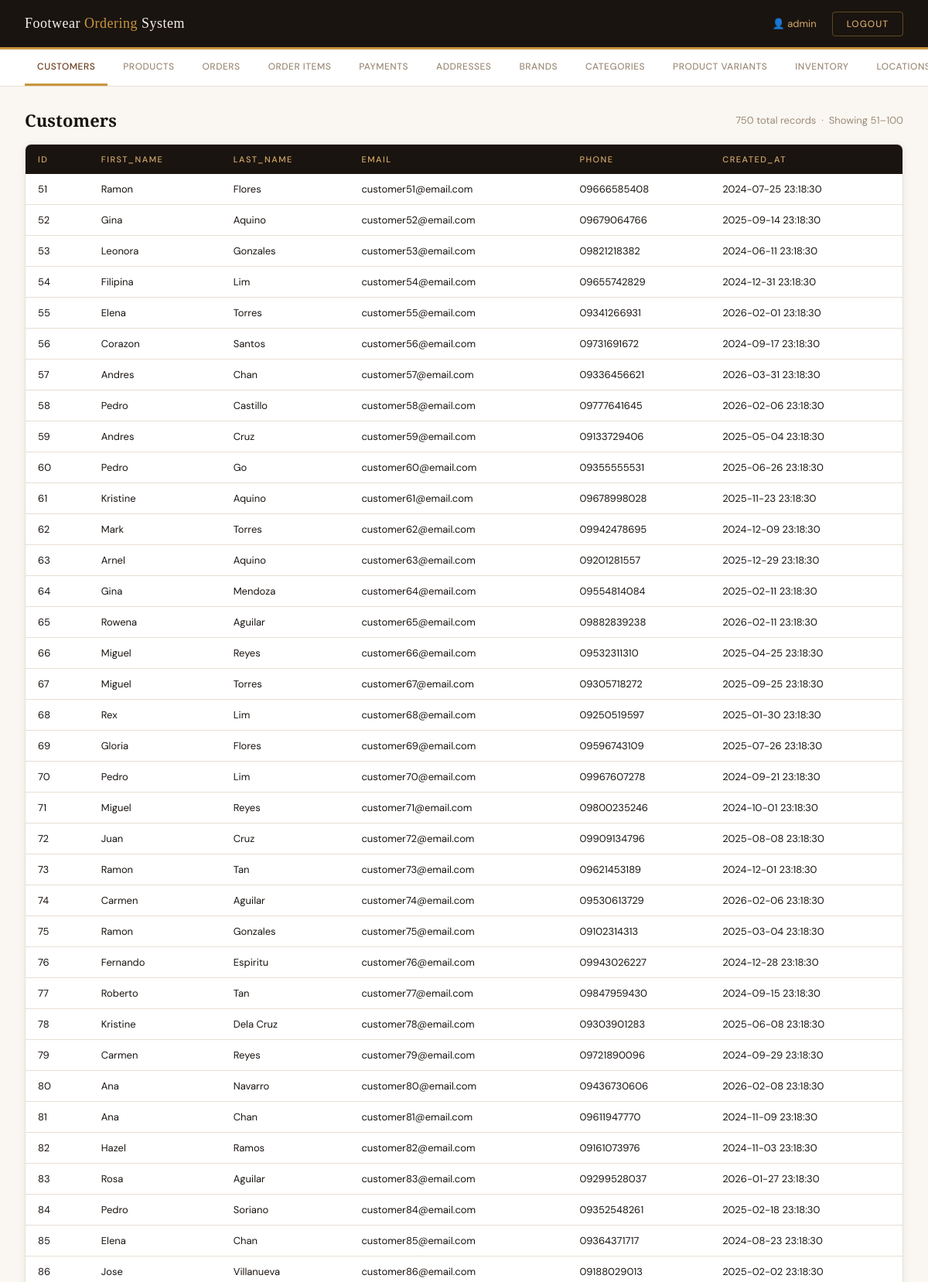
Screenshot of /view2.php?table=customers&page=2 (signed in, upper part) with the database file from the repository.
### tables this page shows
CREATE TABLE `customers` (
  `id` int(11) NOT NULL AUTO_INCREMENT,
  `first_name` varchar(80) NOT NULL,
  `last_name` varchar(80) NOT NULL,
  `email` varchar(150) NOT NULL,
  `phone` varchar(30) DEFAULT NULL,
  `created_at` timestamp NOT NULL DEFAULT current_timestamp(),
  PRIMARY KEY (`id`),
  UNIQUE KEY `email` (`email`)
);

### view2.php (the view, shortened to what this page needs)
<?php
$servername = getenv('MYSQLHOST')     ?: 'localhost';
$username   = getenv('MYSQLUSER')     ?: 'root';
$password   = getenv('MYSQLPASSWORD') ?: '';
$dbname     = getenv('MYSQLDATABASE') ?: 'footwear';
$port       = getenv('MYSQLPORT')     ?: 3306;
$conn = new mysqli($servername, $username, $password, $dbname, $port);
$table  = isset($_GET["table"]) ? $_GET["table"] : "customers";
$tables = ["customers","products","orders","order_items",
           "payments","addresses","brands","categories",
           "product_variants","inventory","locations"];
$limit       = 50;
$page        = isset($_GET["page"]) ? (int)$_GET["page"] : 1;
$offset      = ($page - 1) * $limit;
$total_result = $conn->query("SELECT COUNT(*) AS total FROM $table");
$total_row    = $total_result->fetch_assoc();
$total        = $total_row["total"];
$result = $conn->query("SELECT * FROM $table LIMIT $limit OFFSET $offset");
?>
<!DOCTYPE html>
<html lang="en">
<head>
</head>
<body>
<header>
    <div class="header-brand">Footwear <span>Ordering</span> System</div>
    <div class="header-right">
        <span class="header-user">👤 <?= htmlspecialchars($_SESSION["username"]) ?></span>
        <a href="logout.php" class="btn-logout">Logout</a>
    </div>
</header>
<nav class="table-nav">
    <?php foreach ($tables as $t): ?>
        <a href="?table=<?= $t ?>" <?= $t === $table ? 'class="active"' : '' ?>>
            <?= ucfirst(str_replace('_', ' ', $t)) ?>
        </a>
    <?php endforeach; ?>
</nav>
<main>
    <div class="table-header">
        <h2 class="table-title"><?= ucfirst(str_replace('_', ' ', $table)) ?></h2>
        <span class="table-meta">
            <?= $total ?> total records &nbsp;·&nbsp;
            Showing <?= $offset + 1 ?>–<?= min($offset + $limit, $total) ?>
        </span>
    </div>
    <div class="table-wrapper">
        <?php if ($result && $result->num_rows > 0): ?>
        <table>
            <thead>
                <tr>
                    <?php
                    $fields = $result->fetch_fields();
                    foreach ($fields as $field) {
                        echo "<th>" . htmlspecialchars($field->name) . "</th>";
                    }
                    ?>
                </tr>
            </thead>
            <tbody>
                <?php while ($row = $result->fetch_assoc()): ?>
                <tr>
                    <?php foreach ($row as $value): ?>
                        <?php if (is_null($value)): ?>
                            <td class="null-val">NULL</td>
                        <?php else: ?>
                            <td title="<?= htmlspecialchars($value) ?>">
                                <?= htmlspecialchars($value) ?>
                            </td>
                        <?php endif; ?>
                    <?php endforeach; ?>
                </tr>
                <?php endwhile; ?>
            </tbody>
        </table>
        <?php endif; ?>
    </div>
</main>
</body>
</html>

### view2.php (style rules this page uses)
*, *::before, *::after { box-sizing: border-box; margin: 0; padding: 0; }
:root { --cream: #F5F0E8; --dark: #1A1410; --brown: #6B3F1F; --gold: #C8963E; --tan: #D4A96A; --light: #FAF7F2; --muted: #9C8B78; --border: #E8DFD3; }
body { font-family: 'DM Sans', sans-serif; background: var(--light); color: var(--dark); min-height: 100vh; }
header { background: var(--dark); padding: 0 32px; display: flex; align-items: center; justify-content: space-between; height: 64px; position: sticky; top: 0; z-index: 100; border-bottom: 3px solid var(--gold); }
.header-brand { font-family: 'Playfair Display', serif; font-size: 18px; color: var(--cream); letter-spacing: 0.5px; }
.header-brand span { color: var(--gold); }
.header-right { display: flex; align-items: center; gap: 20px; }
.header-user { font-size: 13px; color: var(--tan); }
.btn-logout { padding: 7px 18px; background: transparent; border: 1.5px solid rgba(200,150,62,0.4); border-radius: 4px; color: var(--tan); font-family: 'DM Sans', sans-serif; font-size: 12px; font-weight: 500; letter-spacing: 1px; text-decoration: none; text-transform: uppercase; transition: all 0.2s; }
.table-nav { background: #fff; border-bottom: 1px solid var(--border); padding: 0 32px; display: flex; gap: 4px; overflow-x: auto; }
.table-nav a { display: inline-block; padding: 14px 16px; font-size: 12px; font-weight: 500; letter-spacing: 0.5px; text-transform: uppercase; color: var(--muted); text-decoration: none; border-bottom: 3px solid transparent; white-space: nowrap; transition: all 0.2s; }
.table-nav a.active { color: var(--brown); border-bottom-color: var(--gold); }
main { padding: 28px 32px; }
.table-header { display: flex; align-items: center; justify-content: space-between; margin-bottom: 16px; }
.table-title { font-family: 'Playfair Display', serif; font-size: 22px; color: var(--dark); }
.table-meta { font-size: 13px; color: var(--muted); }
.table-wrapper { background: #fff; border: 1px solid var(--border); border-radius: 8px; overflow: auto; box-shadow: 0 2px 12px rgba(26,20,16,0.06); }
table { width: 100%; border-collapse: collapse; font-size: 13px; }
thead tr { background: var(--dark); }
thead th { padding: 12px 16px; text-align: left; color: var(--tan); font-weight: 500; font-size: 11px; letter-spacing: 1.5px; text-transform: uppercase; white-space: nowrap; }
tbody tr { border-bottom: 1px solid var(--border); transition: background 0.15s; }
tbody td { padding: 11px 16px; color: var(--dark); white-space: nowrap; max-width: 220px; overflow: hidden; text-overflow: ellipsis; }

### rows the page displays
customers: id "51", first_name "Ramon", last_name "Flores", email "customer51@email.com", phone "09666585408", created_at "2024-07-25 23:18:30"
customers: id "52", first_name "Gina", last_name "Aquino", email "customer52@email.com", phone "09679064766", created_at "2025-09-14 23:18:30"
customers: id "53", first_name "Leonora", last_name "Gonzales", email "customer53@email.com", phone "09821218382", created_at "2024-06-11 23:18:30"
customers: id "54", first_name "Filipina", last_name "Lim", email "customer54@email.com", phone "09655742829", created_at "2024-12-31 23:18:30"
customers: id "55", first_name "Elena", last_name "Torres", email "customer55@email.com", phone "09341266931", created_at "2026-02-01 23:18:30"
customers: id "56", first_name "Corazon", last_name "Santos", email "customer56@email.com", phone "09731691672", created_at "2024-09-17 23:18:30"
customers: id "57", first_name "Andres", last_name "Chan", email "customer57@email.com", phone "09336456621", created_at "2026-03-31 23:18:30"
customers: id "58", first_name "Pedro", last_name "Castillo", email "customer58@email.com", phone "09777641645", created_at "2026-02-06 23:18:30"
customers: id "59", first_name "Andres", last_name "Cruz", email "customer59@email.com", phone "09133729406", created_at "2025-05-04 23:18:30"
customers: id "60", first_name "Pedro", last_name "Go", email "customer60@email.com", phone "09355555531", created_at "2025-06-26 23:18:30"
customers: id "61", first_name "Kristine", last_name "Aquino", email "customer61@email.com", phone "09678998028", created_at "2025-11-23 23:18:30"
customers: id "62", first_name "Mark", last_name "Torres", email "customer62@email.com", phone "09942478695", created_at "2024-12-09 23:18:30"
customers: id "63", first_name "Arnel", last_name "Aquino", email "customer63@email.com", phone "09201281557", created_at "2025-12-29 23:18:30"
customers: id "64", first_name "Gina", last_name "Mendoza", email "customer64@email.com", phone "09554814084", created_at "2025-02-11 23:18:30"
customers: id "65", first_name "Rowena", last_name "Aguilar", email "customer65@email.com", phone "09882839238", created_at "2026-02-11 23:18:30"
customers: id "66", first_name "Miguel", last_name "Reyes", email "customer66@email.com", phone "09532311310", created_at "2025-04-25 23:18:30"
customers: id "67", first_name "Miguel", last_name "Torres", email "customer67@email.com", phone "09305718272", created_at "2025-09-25 23:18:30"
customers: id "68", first_name "Rex", last_name "Lim", email "customer68@email.com", phone "09250519597", created_at "2025-01-30 23:18:30"
customers: id "69", first_name "Gloria", last_name "Flores", email "customer69@email.com", phone "09596743109", created_at "2025-07-26 23:18:30"
customers: id "70", first_name "Pedro", last_name "Lim", email "customer70@email.com", phone "09967607278", created_at "2024-09-21 23:18:30"
customers: id "71", first_name "Miguel", last_name "Reyes", email "customer71@email.com", phone "09800235246", created_at "2024-10-01 23:18:30"
customers: id "72", first_name "Juan", last_name "Cruz", email "customer72@email.com", phone "09909134796", created_at "2025-08-08 23:18:30"
customers: id "73", first_name "Ramon", last_name "Tan", email "customer73@email.com", phone "09621453189", created_at "2024-12-01 23:18:30"
customers: id "74", first_name "Carmen", last_name "Aguilar", email "customer74@email.com", phone "09530613729", created_at "2026-02-06 23:18:30"
customers: id "75", first_name "Ramon", last_name "Gonzales", email "customer75@email.com", phone "09102314313", created_at "2025-03-04 23:18:30"
customers: id "76", first_name "Fernando", last_name "Espiritu", email "customer76@email.com", phone "09943026227", created_at "2024-12-28 23:18:30"
customers: id "77", first_name "Roberto", last_name "Tan", email "customer77@email.com", phone "09847959430", created_at "2024-09-15 23:18:30"
customers: id "78", first_name "Kristine", last_name "Dela Cruz", email "customer78@email.com", phone "09303901283", created_at "2025-06-08 23:18:30"
customers: id "79", first_name "Carmen", last_name "Reyes", email "customer79@email.com", phone "09721890096", created_at "2024-09-29 23:18:30"
customers: id "80", first_name "Ana", last_name "Navarro", email "customer80@email.com", phone "09436730606", created_at "2026-02-08 23:18:30"
customers: id "81", first_name "Ana", last_name "Chan", email "customer81@email.com", phone "09611947770", created_at "2024-11-09 23:18:30"
customers: id "82", first_name "Hazel", last_name "Ramos", email "customer82@email.com", phone "09161073976", created_at "2024-11-03 23:18:30"
customers: id "83", first_name "Rosa", last_name "Aguilar", email "customer83@email.com", phone "09299528037", created_at "2026-01-27 23:18:30"
customers: id "84", first_name "Pedro", last_name "Soriano", email "customer84@email.com", phone "09352548261", created_at "2025-02-18 23:18:30"
customers: id "85", first_name "Elena", last_name "Chan", email "customer85@email.com", phone "09364371717", created_at "2024-08-23 23:18:30"
customers: id "86", first_name "Jose", last_name "Villanueva", email "customer86@email.com", phone "09188029013", created_at "2025-02-02 23:18:30"

### other values shown
$_SESSION["username"] "admin"
str_replace('_', ' ', $t) "CUSTOMERS"
str_replace('_', ' ', $t) "PRODUCTS"
str_replace('_', ' ', $t) "ORDERS"
str_replace('_', ' ', $t) "ORDER ITEMS"
str_replace('_', ' ', $t) "PAYMENTS"
str_replace('_', ' ', $t) "ADDRESSES"
str_replace('_', ' ', $t) "BRANDS"
str_replace('_', ' ', $t) "CATEGORIES"
str_replace('_', ' ', $t) "PRODUCT VARIANTS"
str_replace('_', ' ', $t) "INVENTORY"
str_replace('_', ' ', $table) "Customers"
$total "750"
$offset + 1 "51"
min($offset + $limit, $total) "100"
